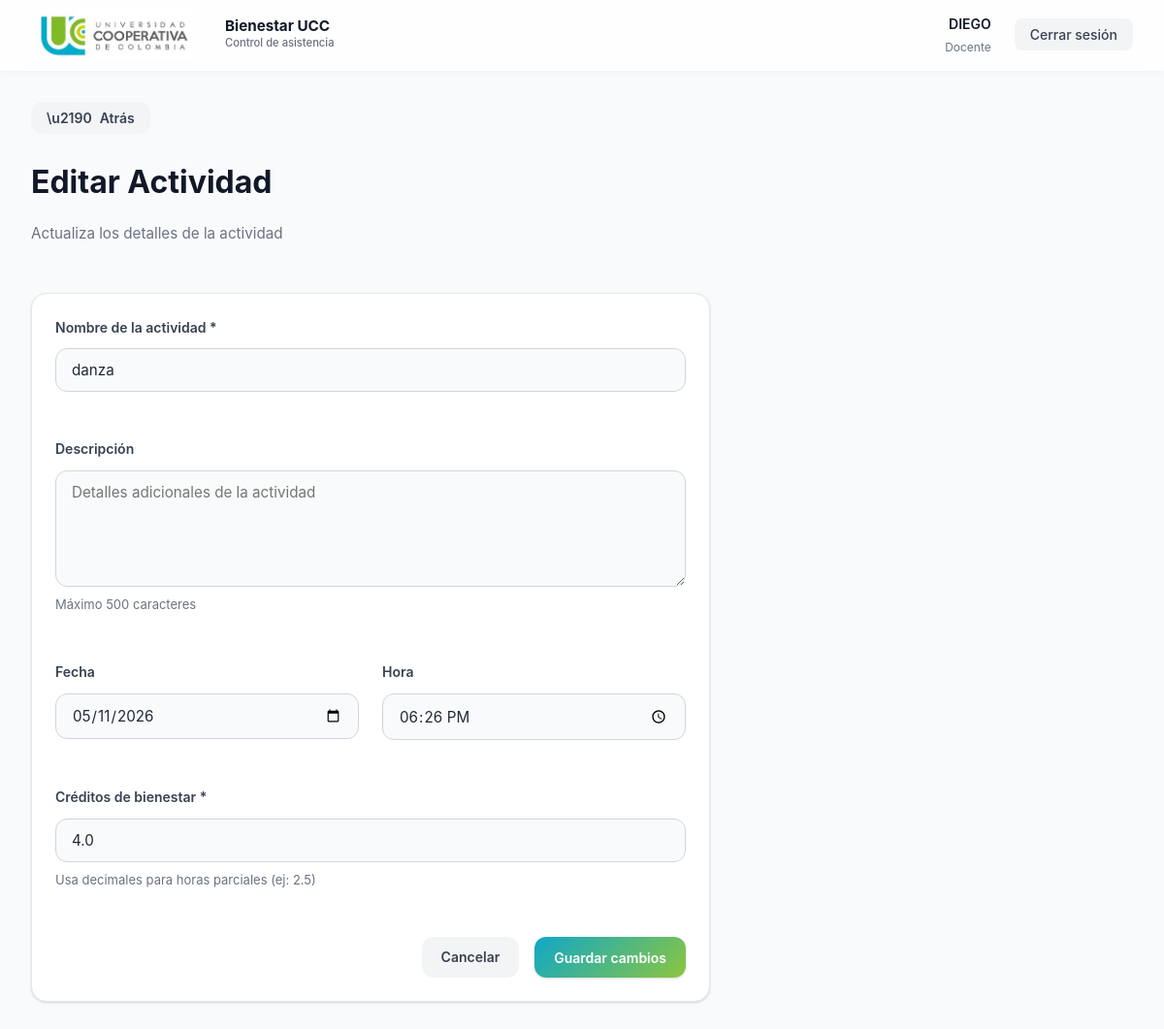
Page /admin/activities/4/edit (signed in) on the committed database.
### models.py (models this page shows, shortened)
class User(UserMixin, db.Model):
    __tablename__ = 'users'
    id = db.Column(db.Integer, primary_key=True)
    nombre = db.Column(db.String(120), nullable=False)
    apellido = db.Column(db.String(120))
    cedula = db.Column(db.String(50), unique=True)
    celular = db.Column(db.String(40))
    correo_personal = db.Column(db.String(120))
    correo = db.Column(db.String(120), unique=True, nullable=False)
    password_hash = db.Column(db.String(512), nullable=False)
    rol = db.Column(db.String(30), nullable=False)
    area = db.Column(db.String(80))

class Activity(db.Model):
    __tablename__ = 'activities'
    id = db.Column(db.Integer, primary_key=True)
    nombre = db.Column(db.String(200), nullable=False)
    fecha = db.Column(db.DateTime)
    horas = db.Column(db.Float, default=0.0)

### app.py (the view, shortened to what this page needs)
@app.route('/admin/activities/<int:actividad_id>/edit', methods=['GET', 'POST'])
@login_required
def edit_activity(actividad_id):
    if current_user.rol not in ('admin', 'docente'):
        flash('Acceso denegado', 'danger')
        return redirect(url_for('index'))
    actividad = db.session.get(Activity, actividad_id)
    if not actividad:
        flash('Actividad no encontrada', 'danger')
        return redirect(url_for('docente_dashboard') if current_user.rol == 'docente' else url_for('admin_dashboard'))
    return render_template('admin_edit_activity.html', actividad=actividad)

### app.py (called while the page is built, shortened)
@login_manager.user_loader
def load_user(user_id):
    try:
        return db.session.get(User, int(user_id))
    except Exception:
        return None

@app.context_processor
def inject_csrf_token():
    return {'csrf_token': get_csrf_token}

@app.before_request
def protect_from_csrf():
    if not app.config.get('SECURITY_HARDENING_ENABLED', False):
        return None

@app.after_request
def set_security_headers(response):
    if not app.config.get('SECURITY_HARDENING_ENABLED', False):
        return response

@app.before_request
def enforce_session_inactivity_timeout():
    if not app.config.get('SECURITY_HARDENING_ENABLED', False):
        return None

@app.before_request
def force_student_password_change():
    if not getattr(current_user, 'is_authenticated', False):
        return None
    if not session.get('force_password_change'):
        return None
    allowed_endpoints = {'change_password', 'logout', 'static'}
    if request.endpoint in allowed_endpoints:
        return None
    return redirect(url_for('change_password'))

### templates/admin_edit_activity.html (shortened to what this page needs)
{% extends 'base.html' %}
{% block content %}
<button onclick="history.back()" class="btn btn-secondary" style="margin-bottom: 1.5rem; display: flex; align-items: center; gap: 0.5rem; padding: 0.5rem 1rem;">
  <span>\u2190</span> Atrás
</button>
<div class="dashboard-header">
  <h1 class="dashboard-title">Editar Actividad</h1>
  <p class="dashboard-subtitle">Actualiza los detalles de la actividad</p>
</div>
<div class="card" style="max-width: 700px;">
  <form method="post" id="edit-activity-form" class="form-content">
    <div class="form-group">
      <label for="nombre" class="form-label">Nombre de la actividad *</label>
      <input
        type="text"
        id="nombre"
        name="nombre"
        class="form-input"
        required
        value="{{ actividad.nombre }}"
        placeholder="Ej: Torneo de Fútbol"
        maxlength="200">
    </div>
    <div class="form-group">
      <label for="descripcion" class="form-label">Descripción</label>
      <textarea
        id="descripcion"
        name="descripcion"
        class="form-textarea"
        placeholder="Detalles adicionales de la actividad"
        maxlength="500">{{ actividad.descripcion or '' }}</textarea>
      <small class="form-hint">Máximo 500 caracteres</small>
    </div>
    <div style="display: grid; grid-template-columns: 1fr 1fr; gap: var(--spacing-lg);">
      <div class="form-group">
        <label for="fecha" class="form-label">Fecha</label>
        <input
          type="date"
          id="fecha"
          name="fecha"
          class="form-input"
          value="{{ actividad.fecha.strftime('%Y-%m-%d') if actividad.fecha else '' }}">
      </div>
      <div class="form-group">
        <label for="hora" class="form-label">Hora</label>
        <input
          type="time"
          id="hora"
          name="hora"
          class="form-input"
          value="{{ actividad.fecha.strftime('%H:%M') if actividad.fecha else '' }}">
      </div>
    </div>
    <div class="form-group">
      <label for="horas" class="form-label">Créditos de bienestar *</label>
      <input
        type="number"
        id="horas"
        name="horas"
        class="form-input"
        step="0.5"
        min="0.5"
        max="100"
        required
        value="{{ actividad.horas or 0 }}"
        placeholder="Ej: 2">
      <small class="form-hint">Usa decimales para horas parciales (ej: 2.5)</small>
    </div>
    <div style="display: flex; gap: var(--spacing-md); justify-content: flex-end;">
      <a href="{{ url_for('docente_dashboard') if current_user.rol == 'docente' else url_for('admin_dashboard') }}" class="btn btn-secondary">Cancelar</a>
      <button type="submit" class="btn btn-primary">Guardar cambios</button>
    </div>
  </form>
</div>
{% endblock %}

### templates/base.html (shortened to what this page needs)
<!doctype html>
<html lang="es">
  <head>
    <link rel="stylesheet" href="{{ url_for('static', filename='styles.css') }}">
  </head>
  <body class="{% if request.endpoint == 'login' %}login-page{% endif %}">
    {% if current_user.is_authenticated %}
    <nav class="navbar">
      <div class="navbar-content">
        <div class="navbar-brand">
          <img src="{{ url_for('static', filename='logoucc.jpeg') }}" alt="UCC Logo" class="navbar-logo">
          <div>
            <div class="navbar-title">Bienestar UCC</div>
            <div class="navbar-subtitle">Control de asistencia</div>
          </div>
        </div>
        <div class="navbar-user">
          <div class="user-info">
            <div class="user-name">{{ current_user.nombre }}</div>
            <div class="user-role">
              {% if current_user.rol == 'admin' %}
                Administrador
              {% elif current_user.rol == 'docente' %}
                Docente
              {% else %}
                Estudiante
              {% endif %}
            </div>
          </div>
          <form method="post" action="{{ url_for('logout') }}" style="margin: 0;">
            <button type="submit" class="navbar-logout">Cerrar sesión</button>
          </form>
        </div>
      </div>
    </nav>
    {% endif %}
    <main class="{% if request.endpoint != 'login' %}container{% else %}login-page{% endif %}">
      {% block content %}{% endblock %}
    </main>
  </body>
</html>

### templates/admin_edit_activity.html (style rules this page uses)
.form-content { display: flex; flex-direction: column; gap: var(--spacing-lg); }

### rows in the picture
User: nombre "DIEGO"
Activity: nombre "danza", fecha "05/11/2026", hora "18:26", horas "4.0"
